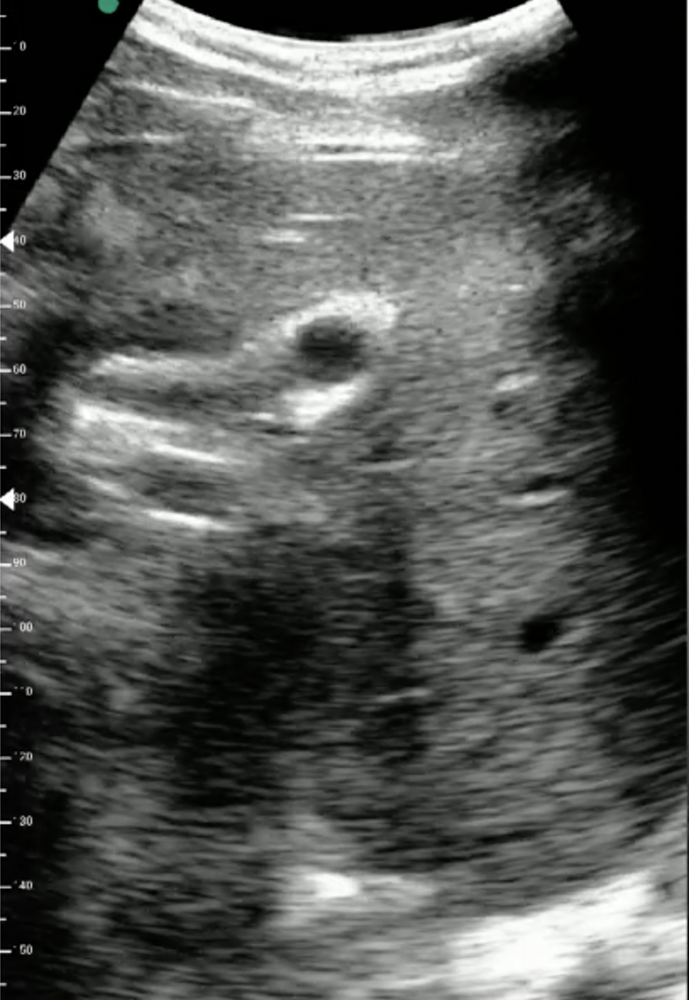
#> input picture images/2.png, 689 x 1000 px, shrunk from 814 x 1182 before the run
$ python util_1.py
#> lines starting #> are read from the running program, lines starting #| are printed output that depends on the picture; after the words box and inside, x2 and y2 are one past the last pixel; in counts of white or black regions, pixels touching at a corner belong together
# 以 res_1.py + 2.png为基准，确定上、下血管的标准位置
# 为后续使用位置因素精化模型提供参考

import cv2
import numpy as np

img_path = r'images/2.png'
img = cv2.imread(img_path) #cv2读进来的图片是BGR
#> img is the input picture: shape (1000, 689, 3); mean B, G, R 83.4, 85.9, 84
gray = cv2.cvtColor(img, cv2.COLOR_BGR2GRAY)

# 高斯模糊+二值化
blurred = cv2.GaussianBlur(gray, (61, 61),0) #61
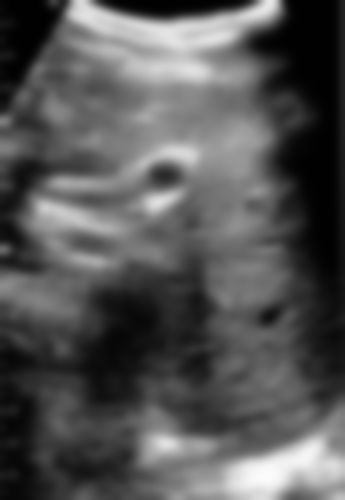
#> blurred: shape (1000, 689) (shown at 1/2 size); min 1, max 251, mean 84.9
(_, thresh1) = cv2.threshold(blurred, 90, 255, cv2.THRESH_BINARY_INV) #90
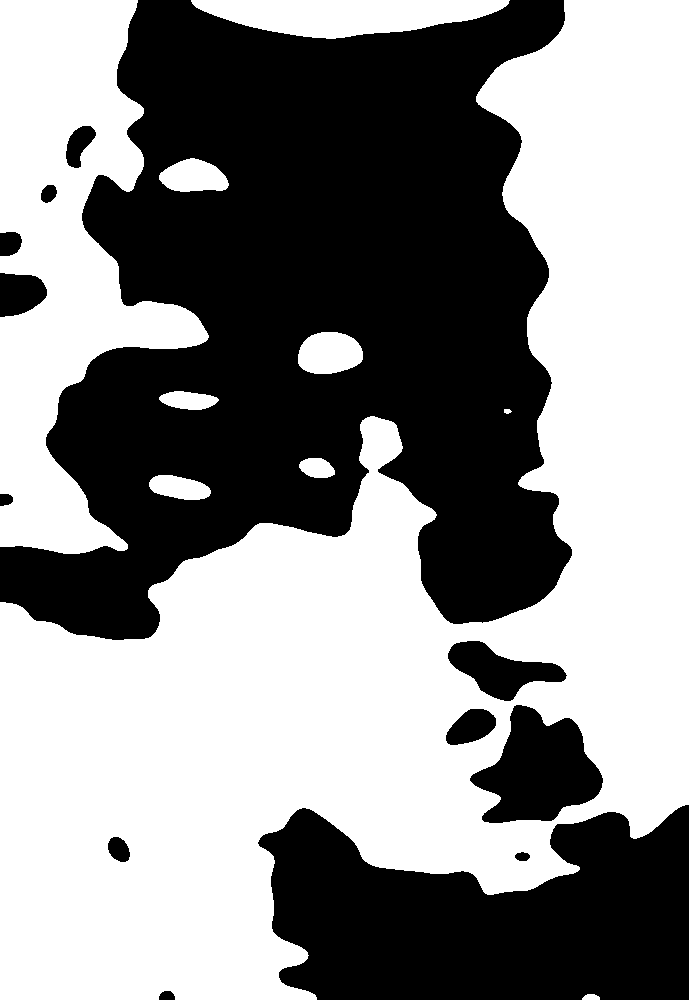
#> thresh1: shape (1000, 689); 55.2% white; 13 black regions, largest, box (x1, y1, x2, y2) and area: (0, 0, 572, 640) 229185, (258, 805, 689, 1000) 61576, (470, 705, 603, 823) 9523
(_, thresh2) = cv2.threshold(blurred, 45, 255, cv2.THRESH_BINARY_INV) #45
#> thresh2: shape (1000, 689); 29.8% white; 14 white regions (2 under 20 px), largest, box (x1, y1, x2, y2) and area: (499, 0, 689, 801) 86943, (0, 543, 424, 1000) 75991, (0, 0, 130, 224) 16754

imgs_1 = np.hstack((blurred,thresh1,thresh2))
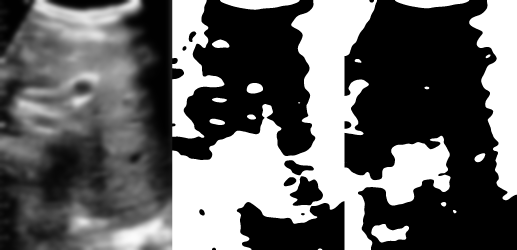
#> imgs_1: shape (1000, 2067) (shown at 1/4 size); min 0, max 255, mean 100.5
# cv2.imshow("imgs_61;90,45",imgs_1)


# 形态学处理，ELLIPSE核+Open + CLOSE操作 填充内部细节，此处不能使用Open操作
kernel = cv2.getStructuringElement(cv2.MORPH_ELLIPSE, (30, 30))#30
open1 = cv2.morphologyEx(thresh1, cv2.MORPH_OPEN, kernel)
#> open1: shape (1000, 689); 53.8% white; 8 black regions, largest, box (x1, y1, x2, y2) and area: (0, 0, 689, 1000) 314060, (0, 233, 48, 317) 2401, (67, 127, 96, 171) 756
open2 = cv2.morphologyEx(thresh2, cv2.MORPH_OPEN, kernel)
#> open2: shape (1000, 689); 28.8% white; 6 white regions, box (x1, y1, x2, y2) and area: (500, 0, 689, 786) 86030, (0, 569, 422, 1000) 74732, (0, 0, 122, 225) 16542, (0, 319, 90, 504) 7969, (109, 898, 246, 970) 6682, (219, 0, 479, 34) 6346
kernel2 = cv2.getStructuringElement(cv2.MORPH_ELLIPSE, (42, 42)) #42
close1 = cv2.morphologyEx(open1, cv2.MORPH_CLOSE, kernel2)
#> close1: shape (1000, 689); 54.9% white; 3 black regions, box (x1, y1, x2, y2) and area: (0, 0, 568, 641) 232865, (272, 658, 689, 1000) 76079, (0, 261, 37, 318) 1576
close2 = cv2.morphologyEx(open2, cv2.MORPH_CLOSE, kernel2)
#> close2: shape (1000, 689); 29.4% white; 5 white regions, box (x1, y1, x2, y2) and area: (501, 0, 689, 786) 86568, (0, 570, 423, 1000) 84088, (0, 0, 123, 225) 16679, (0, 320, 91, 504) 8632, (220, 0, 480, 34) 6376

imgs_mor1 = np.hstack((open1,close1))
#> imgs_mor1: shape (1000, 1378); 54.4% white; 11 black regions, largest, box (x1, y1, x2, y2) and area: (0, 0, 689, 1000) 314060, (689, 0, 1257, 641) 232865, (961, 658, 1378, 1000) 76079
imgs_mor2 = np.hstack((open2,close2))
#> imgs_mor2: shape (1000, 1378); 29.1% white; 8 white regions, largest, box (x1, y1, x2, y2) and area: (500, 0, 1112, 1000) 195429, (1190, 0, 1378, 786) 86568, (0, 569, 422, 1000) 74732
imgs_mor = np.vstack((imgs_mor1,imgs_mor2))
#> imgs_mor: shape (2000, 1378); 41.7% white; 13 white regions, largest, box (x1, y1, x2, y2) and area: (480, 0, 1378, 2000) 692173, (0, 474, 562, 1225) 201307, (1190, 1000, 1378, 1786) 86568
# cv2.imshow("morphology",imgs_mor)

# 膨胀
dilate1 = cv2.dilate(close1, None, iterations=4)
#> dilate1: shape (1000, 689); 58.1% white; 3 black regions, box (x1, y1, x2, y2) and area: (0, 0, 564, 637) 217067, (276, 662, 689, 1000) 70527, (0, 265, 33, 313) 1085
dilate2 = cv2.dilate(close2, None, iterations=4)
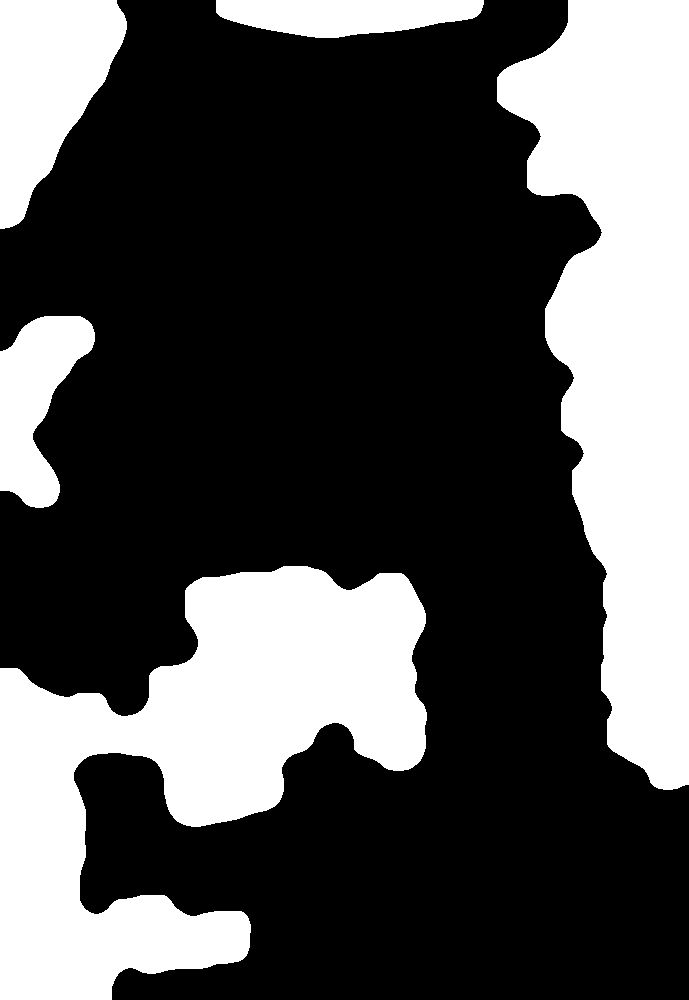
#> dilate2: shape (1000, 689); 32% white; 5 white regions, box (x1, y1, x2, y2) and area: (0, 566, 427, 1000) 92694, (497, 0, 689, 790) 91696, (0, 0, 127, 229) 18127, (0, 316, 95, 508) 10553, (216, 0, 484, 38) 7720

imgs_dia1 = np.hstack((close1,dilate1))
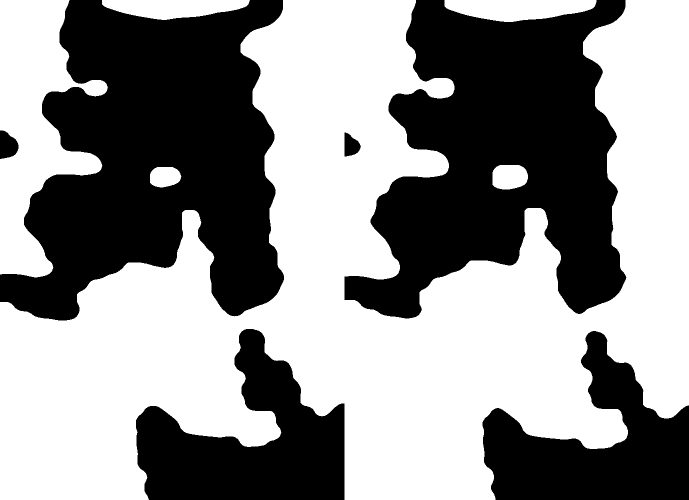
#> imgs_dia1: shape (1000, 1378) (shown at 1/2 size); 56.5% white; 6 black regions, box (x1, y1, x2, y2) and area: (0, 0, 568, 641) 232865, (689, 0, 1253, 637) 217067, (272, 658, 689, 1000) 76079, (965, 662, 1378, 1000) 70527, (0, 261, 37, 318) 1576, (689, 265, 722, 313) 1085
imgs_dia2 = np.hstack((close2,dilate2))
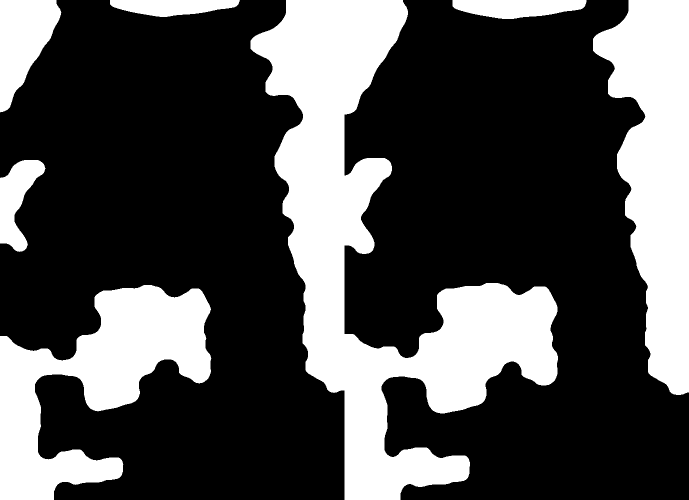
#> imgs_dia2: shape (1000, 1378) (shown at 1/2 size); 30.7% white; 7 white regions, largest, box (x1, y1, x2, y2) and area: (501, 0, 1116, 1000) 207942, (1186, 0, 1378, 790) 91696, (0, 570, 423, 1000) 84088
imgs_dia = np.vstack((imgs_dia1,imgs_dia2))
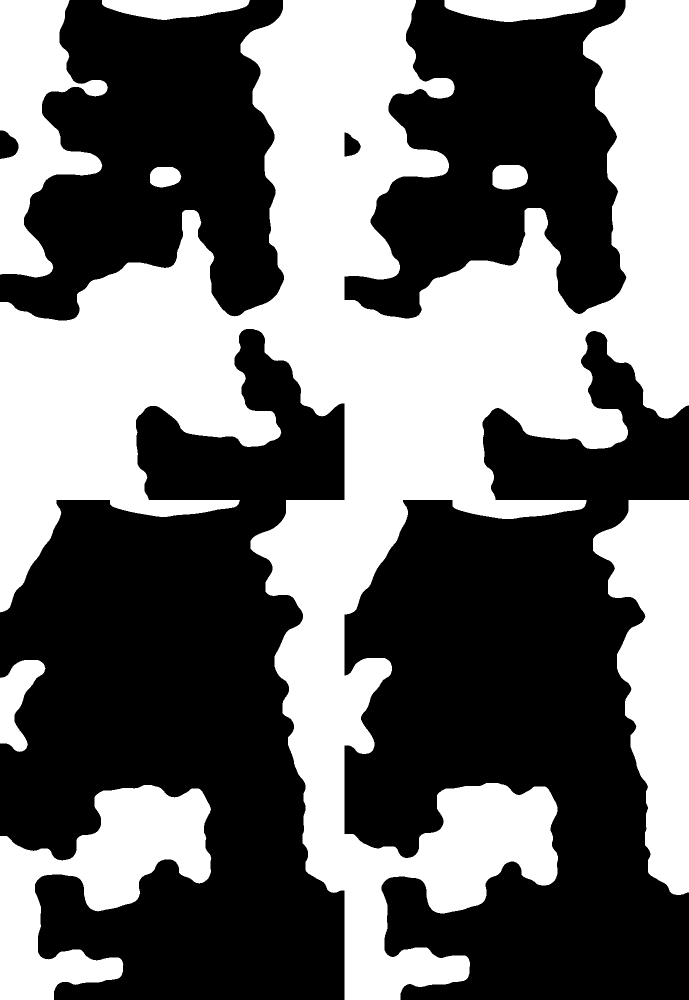
#> imgs_dia: shape (2000, 1378) (shown at 1/2 size); 43.6% white; 9 white regions
# cv2.imshow("dilate",imgs_dia)

# 检测轮廓
# cv2 返回2个值：contours,hierarchy
# cv3 返回3个值：img，contours，hierarchy
contours1, hierarchy1 = cv2.findContours(dilate1.copy(),
    cv2.RETR_TREE, cv2.CHAIN_APPROX_SIMPLE)
#> contours1 = 4 contours; box (x1, y1, x2, y2) and area: (0, 0, 689, 1000) 318776, (0, 0, 220, 559) 65684, (200, 0, 504, 44) 9642, (296, 330, 367, 379) 2908
print(len(contours1))
#| 4

contours2, hierarchy2 = cv2.findContours(dilate2.copy(),
    cv2.RETR_TREE, cv2.CHAIN_APPROX_SIMPLE)
#> contours2 = 5 contours; box (x1, y1, x2, y2) and area: (0, 566, 427, 1000) 91652, (497, 0, 689, 790) 90777, (0, 0, 127, 229) 17833, (0, 316, 95, 508) 10315, (216, 0, 484, 38) 7442
print(len(contours2))
#| 5

# 找到上方血管的水平极值点
# (350, 405) (433, 424)
pentagram = contours1[0]
#> pentagram = contour of 68 points, box (x1, y1, x2, y2) (296, 330, 367, 379), area 2908
leftmost = tuple(pentagram[:, 0][pentagram[:, :, 0].argmin()])
#> leftmost = (296, 344)
rightmost = tuple(pentagram[:, 0][pentagram[:, :, 0].argmax()])
#> rightmost = (366, 357)
print("leftmost",leftmost)
#| leftmost (296, 344)
print("rightmost",rightmost)
#| rightmost (366, 357)
res1 = cv2.circle(img.copy(), leftmost, 2, (0, 255, 0), 3)
res1 = cv2.circle(res1.copy(), rightmost, 2, (0, 0, 255), 3)
cv2.imshow("res1", res1)

# 找到下方血管的水平极值点
# (612, 739) (664, 746)
pentagram2 = contours2[0]
#> pentagram2 = contour of 711 points, box (x1, y1, x2, y2) (0, 566, 427, 1000), area 91652
leftmost2 = tuple(pentagram2[:, 0][pentagram2[:, :, 0].argmin()])
#> leftmost2 = (0, 668)
rightmost2 = tuple(pentagram2[:, 0][pentagram2[:, :, 0].argmax()])
#> rightmost2 = (426, 720)
print("leftmost2",leftmost2)
#| leftmost2 (0, 668)
print("rightmost2",rightmost2)
#| rightmost2 (426, 720)
res2 = cv2.circle(img.copy(), leftmost2, 2, (0, 255, 0), 3)
res2 = cv2.circle(res2.copy(), rightmost2, 2, (0, 0, 255), 3)
cv2.imshow("res2", res2)


cv2.waitKey(0)
cv2.destroyAllWindows()
print("finish")

$ run again, with images/60.png copied over images/2.png
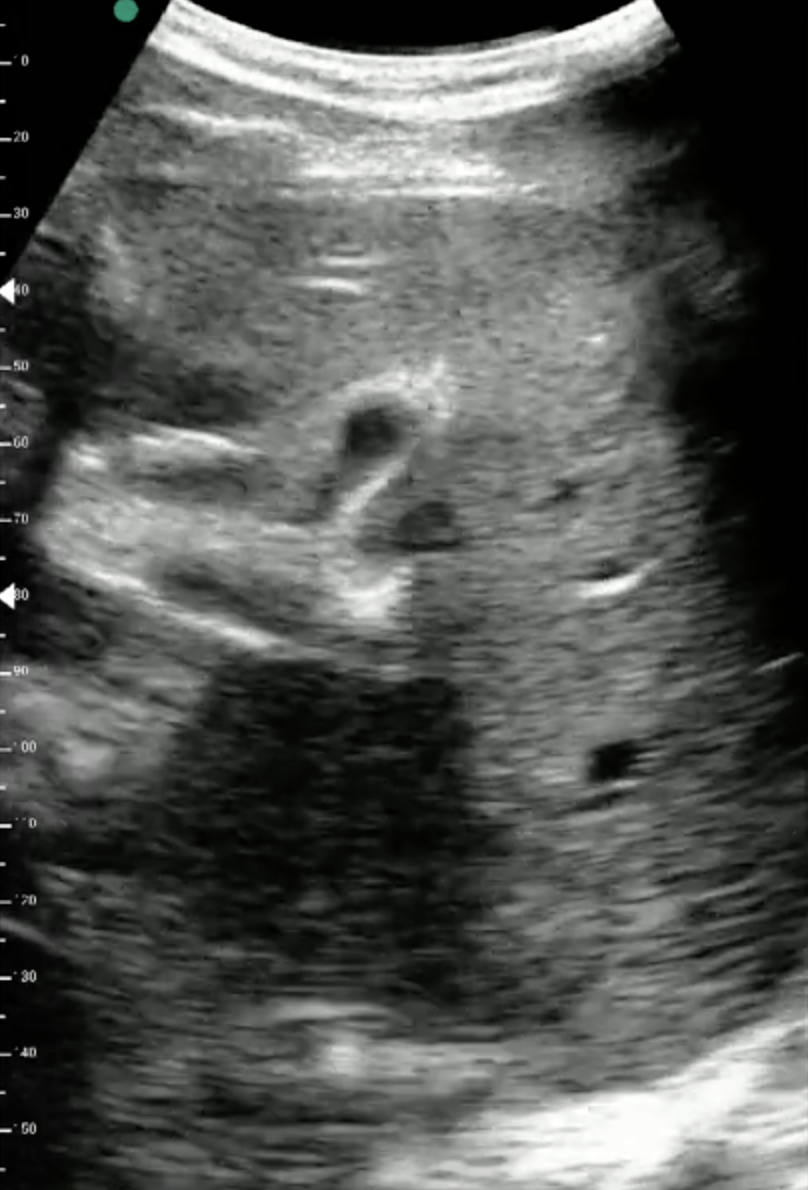
#> input picture images/60.png, 808 x 1190 px
#> img is the input picture: shape (1190, 808, 3); mean B, G, R 83.6, 86.1, 84.2
#> `(_, thresh1) = cv2.threshold(blurred, 90, 255, cv2.THRESH_BINARY_INV)`:
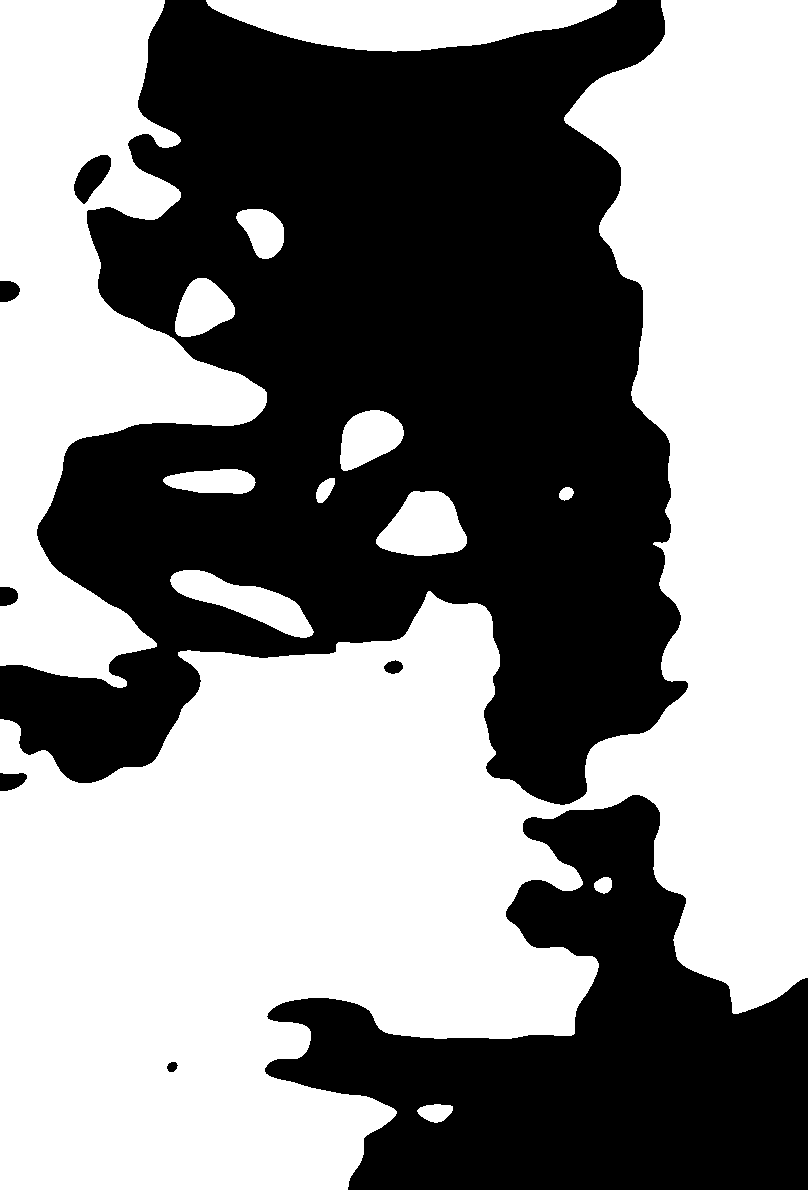
#> thresh1: shape (1190, 808); 54% white; 8 black regions, largest, box (x1, y1, x2, y2) and area: (0, 0, 688, 805) 333586, (265, 795, 808, 1190) 106727, (74, 155, 111, 204) 1036
#> thresh2: shape (1190, 808); 31.2% white; 10 white regions, largest, box (x1, y1, x2, y2) and area: (0, 669, 507, 1190) 130982, (594, 0, 808, 982) 104823, (0, 0, 158, 658) 47274
#> open1: shape (1190, 808); 52.9% white; 4 black regions, box (x1, y1, x2, y2) and area: (0, 0, 808, 1190) 452135, (0, 282, 20, 303) 341, (0, 588, 18, 607) 284, (168, 1063, 178, 1072) 74
#> open2: shape (1190, 808); 30.3% white; 8 white regions, largest, box (x1, y1, x2, y2) and area: (0, 670, 500, 1190) 129469, (595, 0, 808, 973) 103504, (0, 0, 142, 275) 24122
#> close1: shape (1190, 808); 53.8% white; 1 black region, box (x1, y1, x2, y2) and area: (0, 0, 808, 1190) 444514
#> close2: shape (1190, 808); 31% white; 5 white regions, box (x1, y1, x2, y2) and area: (0, 671, 501, 1190) 131602, (596, 0, 808, 973) 104863, (0, 0, 143, 659) 48523, (231, 0, 596, 47) 12289, (204, 1088, 248, 1124) 1222
#> imgs_mor2: shape (1190, 1616); 30.7% white; 11 white regions, largest, box (x1, y1, x2, y2) and area: (595, 0, 1309, 1190) 283629, (0, 670, 500, 1190) 129469, (1404, 0, 1616, 973) 104863
#> imgs_mor: shape (2380, 1616); 42% white; 23 white regions, largest, box (x1, y1, x2, y2) and area: (570, 0, 1405, 2380) 790043, (0, 599, 596, 1465) 271204, (1379, 0, 1616, 1010) 162196
#> dilate1: shape (1190, 808); 56.7% white; 1 black region, box (x1, y1, x2, y2) and area: (0, 0, 808, 1190) 416807
#> dilate2: shape (1190, 808); 33.4% white; 5 white regions, box (x1, y1, x2, y2) and area: (0, 667, 505, 1190) 140378, (592, 0, 808, 977) 110795, (0, 0, 147, 663) 53824, (227, 0, 600, 51) 14157, (200, 1084, 252, 1128) 1926
#> imgs_dia1: shape (1190, 1616); 55.2% white; 2 black regions, box (x1, y1, x2, y2) and area: (0, 0, 808, 1190) 444514, (808, 0, 1616, 1190) 416807
#> imgs_dia2: shape (1190, 1616); 32.2% white; 8 white regions, largest, box (x1, y1, x2, y2) and area: (596, 0, 1313, 1190) 299065, (0, 671, 501, 1190) 131602, (1400, 0, 1616, 977) 110795
#> `imgs_dia = np.vstack((imgs_dia1,imgs_dia2))`:
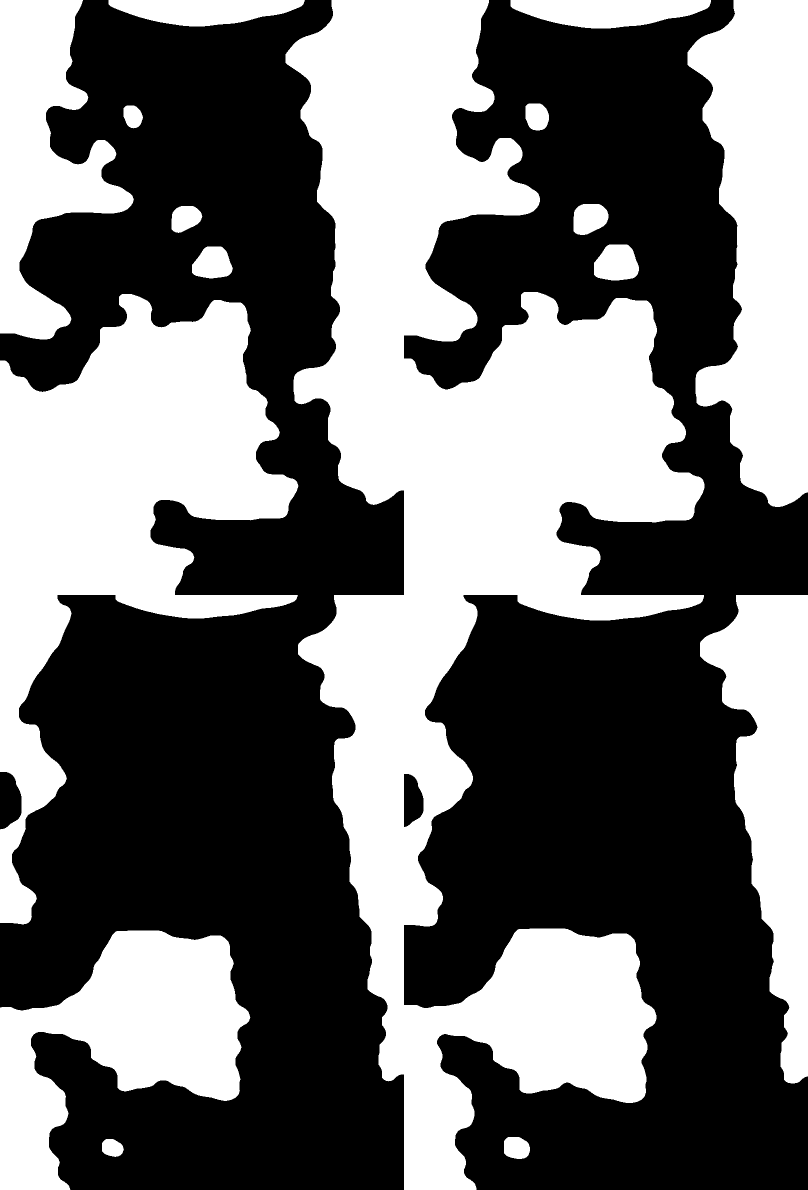
#> imgs_dia: shape (2380, 1616) (shown at 1/2 size); 43.7% white; 16 white regions
#> contours1 = 7 contours; box (x1, y1, x2, y2) and area: (0, 584, 601, 1190) 250583, (567, 0, 808, 1014) 167861, (0, 0, 272, 683) 95038, (213, 0, 614, 57) 16470, (380, 489, 470, 561) 5110, (339, 408, 409, 470) 3392, (243, 207, 290, 261) 2046
#| 7
#> contours2 = 5 contours; box (x1, y1, x2, y2) and area: (0, 667, 505, 1190) 139304, (592, 0, 808, 977) 109678, (0, 0, 147, 663) 53032, (227, 0, 600, 51) 13774, (200, 1084, 252, 1128) 1852
#| 5
#> pentagram = contour of 758 points, box (x1, y1, x2, y2) (0, 584, 601, 1190), area 250583
#> leftmost = (0, 717)
#> rightmost = (600, 976)
#| leftmost (0, 717)
#| rightmost (600, 976)
#> pentagram2 = contour of 54 points, box (x1, y1, x2, y2) (200, 1084, 252, 1128), area 1852
#> leftmost2 = (200, 1092)
#> rightmost2 = (251, 1112)
#| leftmost2 (200, 1092)
#| rightmost2 (251, 1112)
